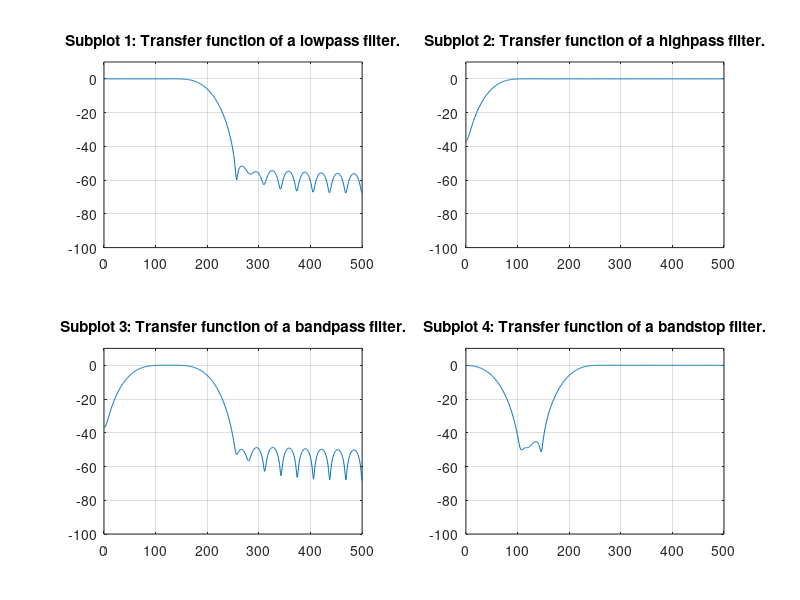

This figure's MATLAB source:
clear all;
clc;

%%%%%%%%%%%%%%%%%%%%%%%%%%%%%%%%%%%%%%%%%%%%%%%%%%%%%%%%%%%%%%%%%%%%%%%%%%%
% Lowpass filter (LPF)
% Order (N-1), sampling frequency (Fs), cutoff frequency (Fc).
N = 32;
Fs = 1000;
Fc = 200;

% Normalised cutoff frequency of a lowpass filter (Wc).
Wc = 2 * pi * Fc / Fs;

% Filter indexes (n and m).
n = [0:N-1];
m = N/2;

% Calculation of coefficients of Hamming window (w).
for i = 1:N

    w(i) = 0.54 + 0.46 * cos((2 * pi * (n(i) - m)) / (N - 1));

end

% Calculation of impulse response of FIR filter (h).
for i = 1:N

    if i == N/2 + 1
        
        h(i) = Wc / pi;
    
    else

        h(i) =  sin(Wc * (n(i) - m)) / (pi * (n(i) - m));

    end  

end

% Applying window to the calculated impulse response (h).
h = h .* w;

% Calculation of transfer function of the filter (H).
step = 1;
f = [0:step:Fs/2];

for i = 1:length(f)

    Hlp(i) = sum(h .* exp(-1j * 2 * pi * f(i) .* (n - m) / Fs));

end

%%%%%%%%%%%%%%%%%%%%%%%%%%%%%%%%%%%%%%%%%%%%%%%%%%%%%%%%%%%%%%%%%%%%%%%%%%%
% Highpass filter (HPF)
% Order (N-1), sampling frequency (Fs), cutoff frequency (Fc).
N = 32;
Fs = 1000;
Fc = 50;

% Normalised cutoff frequency of a lowpass filter (Wc).
Wc = 2 * pi * Fc / Fs;

% Filter indexes (n and m).
n = [0:N-1];
m = N/2;

% Calculation of coefficients of Hamming window (w).
for i = 1:N

    w(i) = 0.54 + 0.46 * cos((2 * pi * (n(i) - m)) / (N - 1));

end

% Calculation of impulse response of FIR filter (h).
for i = 1:N

    if i == N/2 + 1
        
        h(i) = 1 - Wc / pi;
    
    else

        h(i) =  -sin(Wc * (n(i) - m)) / (pi * (n(i) - m));

    end  

end

% Applying window to the calculated impulse response (h).
h = h .* w;

% Calculation of transfer function of the filter (H).
step = 1;
f = [0:step:Fs/2];

for i = 1:length(f)

    Hhp(i) = sum(h .* exp(-1j * 2 * pi * f(i) .* (n - m) / Fs));

end

%%%%%%%%%%%%%%%%%%%%%%%%%%%%%%%%%%%%%%%%%%%%%%%%%%%%%%%%%%%%%%%%%%%%%%%%%%%
% Bandpass filter (BPF)
% Order (N-1), sampling frequency (Fs), cutoff frequencies (Fc1 and Fc2).
N = 32;
Fs = 1000;
Fc1 = 50;
Fc2 = 200;

% Normalised cutoff frequencies of bandpass filter (Wc1 and Wc2).
Wc1 = 2 * pi * Fc1 / Fs;
Wc2 = 2 * pi * Fc2 / Fs;

% Filter indexes (n and m).
n = [0:N-1];
m = N/2;

% Calculation of coefficients of Hamming window (w).
for i = 1:N

    w(i) = 0.54 + 0.46 * cos((2 * pi * (n(i) - m)) / (N - 1));

end

% Calculation of impulse response of FIR filter (h).
for i = 1:N

    if i == N/2 + 1
        
        h(i) = (Wc2 - Wc1) / pi;
    
    else

        h(i) =  (sin(Wc2 * (n(i) - m)) - sin(Wc1 * (n(i) - m))) ...
              / (pi * (n(i) - m));

    end  

end

% Applying window to the calculated impulse response (h).
h = h .* w;

% Calculation of transfer function of the filter (H).
step = 1;
f = [0:step:Fs/2];

for i = 1:length(f)

    Hbp(i) = sum(h .* exp(-1j * 2 * pi * f(i) .* (n - m) / Fs));

end

%%%%%%%%%%%%%%%%%%%%%%%%%%%%%%%%%%%%%%%%%%%%%%%%%%%%%%%%%%%%%%%%%%%%%%%%%%%
% Bandstop filter (BPF)
% Order (N-1), sampling frequency (Fs), cutoff frequencies (Fc1 and Fc2).
N = 32;
Fs = 1000;
Fc1 = 50;
Fc2 = 200;

% Normalised cutoff frequencies of bandpass filter (Wc1 and Wc2).
Wc1 = 2 * pi * Fc1 / Fs;
Wc2 = 2 * pi * Fc2 / Fs;

% Filter indexes (n and m).
n = [0:N-1];
m = N/2;

% Calculation of coefficients of Hamming window (w).
for i = 1:N

    w(i) = 0.54 + 0.46 * cos((2 * pi * (n(i) - m)) / (N - 1));

end

% Calculation of impulse response of FIR filter (h).
for i = 1:N

    if i == N/2 + 1
        
        h(i) = 1 - (Wc2 - Wc1) / pi;
    
    else

        h(i) =  (sin(Wc1 * (n(i) - m)) - sin(Wc2 * (n(i) - m))) ...
              / (pi * (n(i) - m));

    end  

end

% Applying window to the calculated impulse response (h).
h = h .* w;

% Calculation of transfer function of the filter (H).
step = 1;
f = [0:step:Fs/2];

for i = 1:length(f)

    Hbs(i) = sum(h .* exp(-1j * 2 * pi * f(i) .* (n - m) / Fs));

end

%%%%%%%%%%%%%%%%%%%%%%%%%%%%%%%%%%%%%%%%%%%%%%%%%%%%%%%%%%%%%%%%%%%%%%%%%%%
% Plots
% Transfer function plots for every filter topology.
subplot(2,2,1);
xmin = 0; xmax = Fs/2; ymin = -100; ymax = 10;
plot(f, 20*log10(abs(Hlp)));
title('Subplot 1: Transfer function of a lowpass filter.');
grid on;
axis([xmin xmax ymin ymax]);

subplot(2,2,2);
xmin = 0; xmax = Fs/2; ymin = -100; ymax = 10;
plot(f, 20*log10(abs(Hhp)));
title('Subplot 2: Transfer function of a highpass filter.');
grid on;
axis([xmin xmax ymin ymax]);

subplot(2, 2, 3);
xmin = 0; xmax = Fs/2; ymin = -100; ymax = 10;
plot(f, 20*log10(abs(Hbp)));
title('Subplot 3: Transfer function of a bandpass filter.');
grid on;
axis([xmin xmax ymin ymax]);

subplot(2, 2, 4);
xmin = 0; xmax = Fs/2; ymin = -100; ymax = 10;
plot(f, 20*log10(abs(Hbs)));
title('Subplot 4: Transfer function of a bandstop filter.');
grid on;
axis([xmin xmax ymin ymax]);